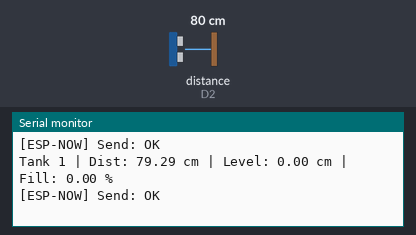
A sketch run on a simulated ESP8266 (NodeMCU). On the bench: the last lines printed to the serial monitor. Wiring (inferred from the names in the program): ultrasonic range finder: trigger D1; echo D2. Inputs (shaded band) come from the test bench; at power-on: distance to the obstacle (sensor on D2) 80 cm. The echo pulse lasts 58.3 µs per cm.

Above: at 1.4 s.
1.5 s: distance to the obstacle (sensor on D2) set to 2 cm
At 2.8 s:
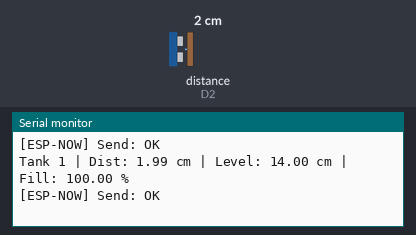
3.0 s: distance to the obstacle (sensor on D2) set to 4 cm
At 4.1 s:
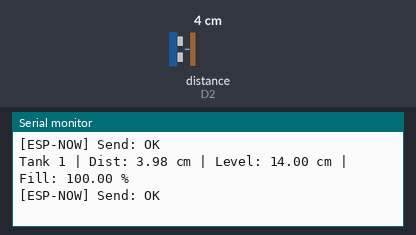
Timing chart, 0 to 6.0 s (numbered marks = the images above; inputs shaded):
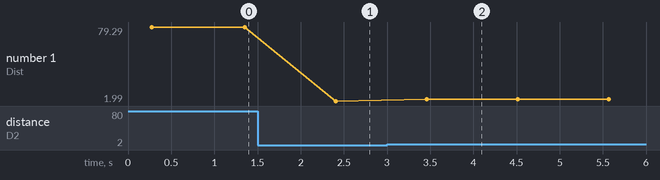

The sketch:

slave1.ino
```cpp
// ============================================================
//  SLAVE 1  —  ESP8266 (NodeMCU) Tank 1 Sensor Node
//  Connects to router briefly to get Wi-Fi channel,
//  then uses ESP-NOW on that channel to talk to Master
// ============================================================

#include <ESP8266WiFi.h>
#include <espnow.h>

// ── Wi-Fi (used only to detect router channel) ──
const char* WIFI_SSID     = "TPO-27";   // 2.4GHz band only!
const char* WIFI_PASSWORD = "tpo@2022";

// ── Master ESP32 MAC Address ──
uint8_t masterMAC[] = {0xB0, 0xCB, 0xD8, 0x03, 0x8D, 0xF4};

#define TANK_ID        1
#define TRIG_PIN       D1   // GPIO 5
#define ECHO_PIN       D2   // GPIO 4
#define TANK_HEIGHT_CM 14.0
#define BUFFER_CM      5.5

// Data packet — must match Master struct exactly
typedef struct __attribute__((packed)) {
  uint8_t  tank_id;
  float    percentage;
  float    waterLevel_cm;
  float    distance_cm;
} TankData;

TankData myData;

void OnDataSent(uint8_t *mac_addr, uint8_t sendStatus) {
  Serial.print("[ESP-NOW] Send: ");
  Serial.println(sendStatus == 0 ? "OK" : "FAIL");
}

void setup() {
  Serial.begin(115200);
  delay(100);
  Serial.println("\n=== NodeMCU SLAVE 1 BOOT ===");

  pinMode(TRIG_PIN, OUTPUT);
  pinMode(ECHO_PIN, INPUT);

  // ── Step 1: Set Wi-Fi to Station Mode and use Channel 1 ──
  WiFi.mode(WIFI_STA);
  WiFi.disconnect();
  delay(100);
  WiFi.setSleepMode(WIFI_NONE_SLEEP); // Keep radio ON
  uint8_t routerChannel = 1; // Force Channel 1 to match Master

  Serial.print("Slave 1 MAC: ");
  Serial.println(WiFi.macAddress());

  // ── Step 2: Init ESP-NOW ──
  if (esp_now_init() != 0) {
    Serial.println("ERROR: ESP-NOW init failed! Rebooting...");
    delay(3000);
    ESP.restart();
  }
  esp_now_set_self_role(ESP_NOW_ROLE_CONTROLLER);
  esp_now_register_send_cb(OnDataSent);

  // ── Step 3: Register Master peer on the router's exact channel ──
  if (esp_now_add_peer(masterMAC, ESP_NOW_ROLE_SLAVE, routerChannel, NULL, 0) != 0) {
    Serial.println("ERROR: Failed to add master peer! Rebooting...");
    delay(3000);
    ESP.restart();
  }

  Serial.println("Ready! Sending to Master on Channel " + String(routerChannel) + " every 1s.\n");
}

void loop() {
  // ── Take 5 samples and average ──
  float dist_cm = 0;
  int validSamples = 0;
  for (int i = 0; i < 5; i++) {
    digitalWrite(TRIG_PIN, LOW);
    delayMicroseconds(2);
    digitalWrite(TRIG_PIN, HIGH);
    delayMicroseconds(10);
    digitalWrite(TRIG_PIN, LOW);
    long duration = pulseIn(ECHO_PIN, HIGH, 30000);
    if (duration > 0) {
      dist_cm += (duration * 0.034 / 2.0);
      validSamples++;
    }
    delay(10);
  }

  if (validSamples > 0) {
    dist_cm = dist_cm / validSamples;
  } else {
    // If all fail, assume 0 distance (failsafe = 100% full to prevent overflow)
    dist_cm = 0;
  }

  // ── Apply buffer offset ──
  float waterLevel = TANK_HEIGHT_CM - (dist_cm - BUFFER_CM);
  if (waterLevel < 0)               waterLevel = 0;
  if (waterLevel > TANK_HEIGHT_CM)  waterLevel = TANK_HEIGHT_CM;
  float pct = (waterLevel / TANK_HEIGHT_CM) * 100.0;

  // ── Build & send ──
  myData.tank_id       = TANK_ID;
  myData.percentage    = pct;
  myData.waterLevel_cm = waterLevel;
  myData.distance_cm   = dist_cm;
  esp_now_send(masterMAC, (uint8_t *) &myData, sizeof(myData));

  Serial.print("Tank 1 | Dist: "); Serial.print(dist_cm);
  Serial.print(" cm | Level: "); Serial.print(waterLevel);
  Serial.print(" cm | Fill: "); Serial.print(pct);
  Serial.println(" %");

  delay(1000);
}
```

Measured:
- after the input at 1.5 s, the serial monitor: prints a new line after 0.91 s (image 1)
- after the input at 3.0 s, the serial monitor: prints a new line after 0.46 s (image 2)
- plotted number 1: 79.29 → 1.99 after the input at 1.5 s, 1.99 → 3.98 after the input at 3.0 s
